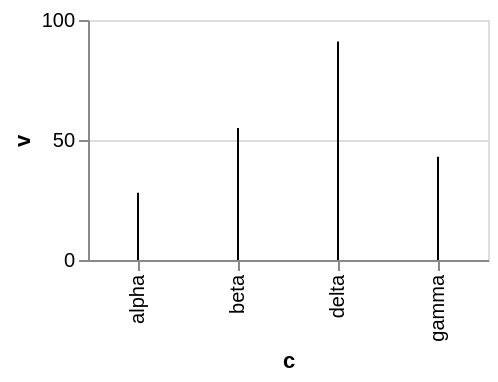

Source (Vega-Lite JSON):
### Vega-Lite specification from a JSON file in a GitHub repository (floating-point values rounded to 4 significant figures)
{"$schema": "https://vega.github.io/schema/vega-lite/v6.json", "width": 200, "height": 120, "data": {"values": [{"c": "alpha", "v": 28, "w": 3, "t": "2024-01-07"}, {"c": "beta", "v": 55, "w": 7, "t": "2024-03-19"}, {"c": "gamma", "v": 43, "w": 5, "t": "2024-06-02"}, {"c": "delta", "v": 91, "w": 9, "t": "2024-09-11"}]}, "mark": {"type": "rule", "fontWeight": "bolder"}, "encoding": {"x": {"field": "c", "type": "nominal"}, "y": {"field": "v", "type": "quantitative"}}}
